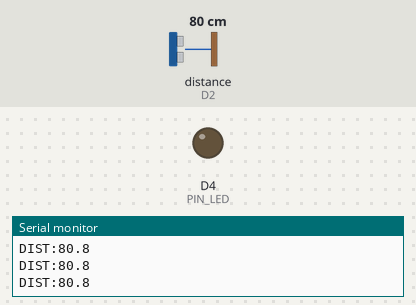
Simulated run of this sketch. Board: ESP8266 (Wemos D1 mini). Shown: output pins drawn as LEDs (lit = HIGH), the last lines printed to the serial monitor. Wiring (inferred from the names in the program): ultrasonic range finder: trigger D1; echo D2. The test bench sets the inputs (shaded band); at power-on: distance to the obstacle (sensor on D2) 80 cm. The echo pulse lasts 58.3 µs per cm; pins used as bus, display or sensor lines are not drawn.

Above: at 1.4 s.
1.5 s: distance to the obstacle (sensor on D2) set to 145 cm
3.0 s: distance to the obstacle (sensor on D2) set to 151 cm
At 3.9 s:
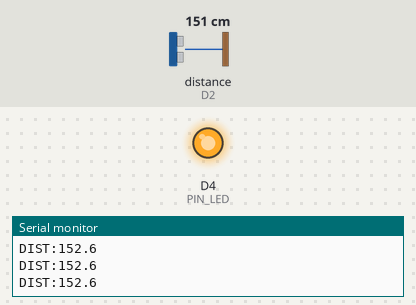
4.5 s: distance to the obstacle (sensor on D2) set to 2 cm
At 5.7 s:
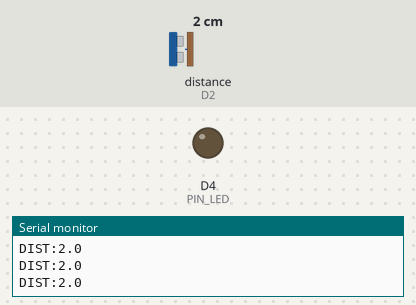
6.0 s: distance to the obstacle (sensor on D2) set to 250 cm
At 6.9 s:
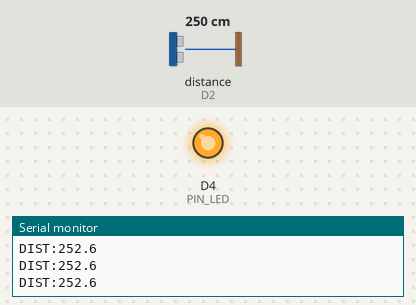
Timing chart, 0 to 8.5 s (numbered marks = the images above; inputs shaded):
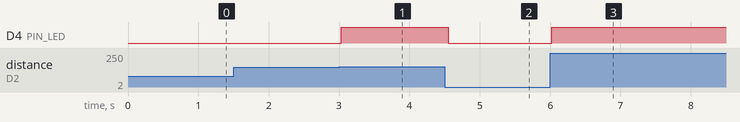

Measured:
- the behaviour switches between 148 and 149 cm on distance to the obstacle (sensor on D2) (found by bisection; images 0 and 1)
- after the input at 3.0 s, D4 (PIN_LED): LOW → HIGH at once
- after the input at 4.5 s, D4 (PIN_LED): HIGH → LOW after 0.05 s
- after the input at 6.0 s, D4 (PIN_LED): LOW → HIGH at once

The sketch:

esp8266_sonar_node.ino
```cpp
/*
 * SafePath AI Cap for Blind - ESP8266 Sonar Co-Processor Node
 *
 * Hardware:
 *   - NodeMCU v2 (ESP8266-12E) / Wemos D1 Mini
 *   - HC-SR04 Ultrasonic Sonar Sensors (Center, Left, Right as per EasyEDA schematic)
 *
 * Function:
 *   - Offloads continuous ultrasonic ranging from Raspberry Pi 5.
 *   - Computes temperature-compensated distance: c = 331.5 + 0.607 * T (m/s).
 *   - Streams distance readings via USB-UART Serial (115200 baud) to Raspberry Pi.
 *   - Optionally connects to Wi-Fi & MQTT for standalone IoT telemetry.
 */

#include <ESP8266WiFi.h>
#include <PubSubClient.h>

// --- PIN DEFINITIONS (NodeMCU v2 / ESP8266) ---
// Primary Center Sonar Sensor
const int PIN_TRIG_CENTER = D1;  // GPIO5
const int PIN_ECHO_CENTER = D2;  // GPIO4

// Optional Auxiliary Left/Right Sonars (per Schematic Page 35)
const int PIN_TRIG_LEFT   = D5;  // GPIO14
const int PIN_ECHO_LEFT   = D6;  // GPIO12
const int PIN_TRIG_RIGHT  = D7;  // GPIO13
const int PIN_ECHO_RIGHT  = D8;  // GPIO15

// On-board LED indicator
const int PIN_LED = LED_BUILTIN; // Active LOW on NodeMCU

// --- CONFIGURATION ---
const float AMBIENT_TEMP_C = 25.0; // Ambient temperature in °C
float speed_of_sound_cm_per_us;    // Calibrated speed of sound

// Optional Wi-Fi & MQTT Settings (Can be left empty for direct USB Serial operation)
const char* WIFI_SSID     = "Your_WiFi_SSID";
const char* WIFI_PASSWORD = "Your_WiFi_Password";
const char* MQTT_BROKER   = "broker.hivemq.com";
const int   MQTT_PORT     = 1883;
const char* MQTT_TOPIC    = "safepath/SAFEPATH_CAP_001/sonar";

WiFiClient espClient;
PubSubClient mqttClient(espClient);
bool wifi_enabled = false;

// Function to calculate distance using HC-SR04
float measureDistance(int trigPin, int echoPin) {
  // Trigger 10us HIGH pulse
  digitalWrite(trigPin, LOW);
  delayMicroseconds(2);
  digitalWrite(trigPin, HIGH);
  delayMicroseconds(10);
  digitalWrite(trigPin, LOW);

  // Measure roundtrip pulse duration in microseconds (max timeout 30ms = ~5m)
  long duration = pulseIn(echoPin, HIGH, 30000);

  if (duration == 0) {
    return 400.0; // Timeout: no obstacle within range
  }

  // Distance = (Duration * Sound Speed) / 2
  float distance_cm = (duration * speed_of_sound_cm_per_us) / 2.0;
  if (distance_cm < 2.0) distance_cm = 2.0;
  if (distance_cm > 400.0) distance_cm = 400.0;
  return distance_cm;
}

void setup() {
  Serial.begin(115200);
  delay(200);

  pinMode(PIN_TRIG_CENTER, OUTPUT);
  pinMode(PIN_ECHO_CENTER, INPUT);
  digitalWrite(PIN_TRIG_CENTER, LOW);

  pinMode(PIN_LED, OUTPUT);
  digitalWrite(PIN_LED, HIGH); // Turn off LED initially

  // Calculate speed of sound based on temperature formula:
  // c = 331.5 + 0.607 * t (m/s)
  float speed_mps = 331.5 + (0.607 * AMBIENT_TEMP_C);
  speed_of_sound_cm_per_us = (speed_mps * 100.0) / 1000000.0;

  Serial.println("\n[SafePath ESP8266 Sonar Node Initialized]");
  Serial.print("Calibrated Speed of Sound: ");
  Serial.print(speed_mps);
  Serial.println(" m/s");

  // Optional: Connect to WiFi if credentials provided
  if (String(WIFI_SSID) != "Your_WiFi_SSID" && String(WIFI_SSID).length() > 0) {
    Serial.print("Connecting to Wi-Fi ");
    WiFi.mode(WIFI_STA);
    WiFi.begin(WIFI_SSID, WIFI_PASSWORD);
    int attempts = 0;
    while (WiFi.status() != WL_CONNECTED && attempts < 20) {
      delay(500);
      Serial.print(".");
      attempts++;
    }
    if (WiFi.status() == WL_CONNECTED) {
      wifi_enabled = true;
      Serial.println("\nWi-Fi Connected! IP: " + WiFi.localIP().toString());
      mqttClient.setServer(MQTT_BROKER, MQTT_PORT);
    } else {
      Serial.println("\nWi-Fi connection timed out. Running in pure Serial mode.");
    }
  }
}

void loop() {
  // Read distance from center sonar sensor
  float distCenter = measureDistance(PIN_TRIG_CENTER, PIN_ECHO_CENTER);

  // Blink indicator LED briefly on obstacle detection (< 150cm)
  if (distCenter < 150.0) {
    digitalWrite(PIN_LED, LOW); // LED ON
  } else {
    digitalWrite(PIN_LED, HIGH); // LED OFF
  }

  // 1. Output Serial telemetry for Raspberry Pi 5
  // Fast parseable format: "DIST:125.4"
  Serial.print("DIST:");
  Serial.println(distCenter, 1);

  // Also output formatted JSON for debugging / logging
  // Serial.printf("{\"distance\":%.1f}\n", distCenter);

  // 2. Publish to MQTT if Wi-Fi is connected
  if (wifi_enabled) {
    if (!mqttClient.connected()) {
      if (mqttClient.connect("SafePath_ESP8266_Node")) {
        Serial.println("Reconnected to MQTT Broker.");
      }
    } else {
      mqttClient.loop();
      char jsonPayload[64];
      snprintf(jsonPayload, sizeof(jsonPayload), "{\"sensor\":\"HC-SR04\",\"distance_cm\":%.1f}", distCenter);
      mqttClient.publish(MQTT_TOPIC, jsonPayload);
    }
  }

  delay(60); // Sample rate: ~16 Hz
}
```
